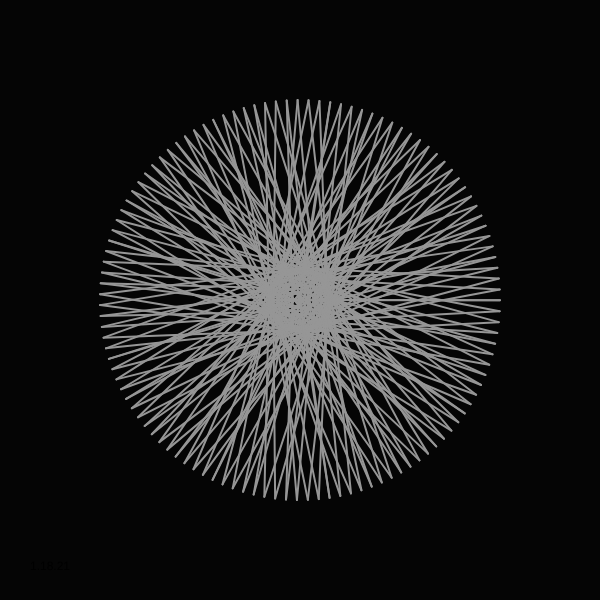
Frame 1 (no input)
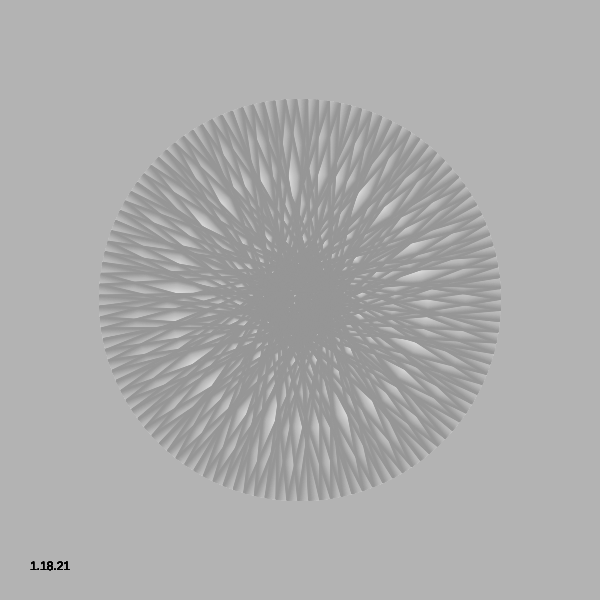
Frame 60 (no input)
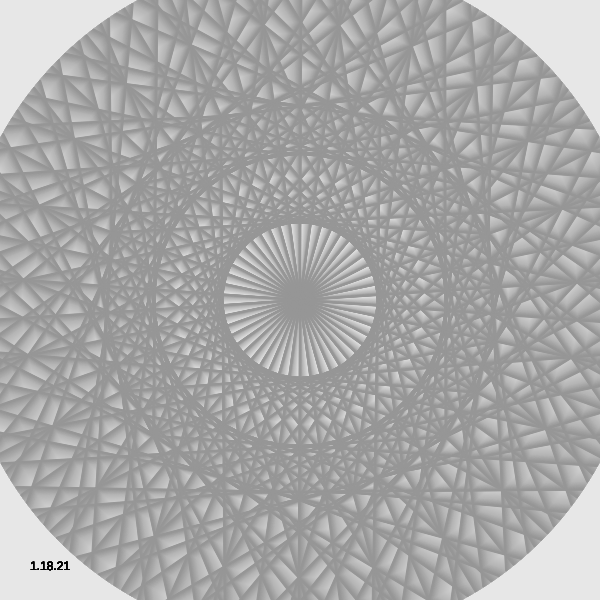
Frame 120 (the mouse pressed at the canvas centre since frame 60)

The p5.js sketch that drew these frames (run headless with seeded random() and noise() and a simulated clock; from frame 60 on, the mouse is pressed at the canvas centre):

// p5.js sketch
// ── sketch.js
  var rotation = 0;

function setup() {
  var canvas;
  if(windowWidth>=600 && windowHeight >=600){
    canvas = createCanvas(600, 600);
  }
  else{
    canvas = createCanvas(windowWidth, windowHeight - 100);
  }

  var x = (windowWidth - width) / 2;
  var y = (windowHeight - height) / 2;

  canvas.position(x, y);

  noStroke();
  angleMode(DEGREES);
  background(0)
  frameRate(30)
}

function draw() {
  background(255, 5);

  push();
  translate(width / 2, height / 2);
  let steps = 230;
  let angleSteps = 360 / steps;
  

  rotation += 0.1;
  rotate(rotation);
  

  let innerradius = 200;
  let outerradius = 40 + mouseY;
  let skew = mouseX;


  for (let angle = 0; angle < 360; angle += angleSteps) {
    let xpos = cos(angle * skew) * innerradius;
    let ypos = sin(angle * skew) * innerradius;
    let xpos2 = cos(angle) * outerradius;
    let ypos2 = sin(angle) * outerradius;

    stroke(150);
    strokeWeight(2);
    line(xpos, ypos, xpos2, ypos2);
  }
  
  pop();

  fill(0);
  text("1.18.21", 30, height-30)
}
